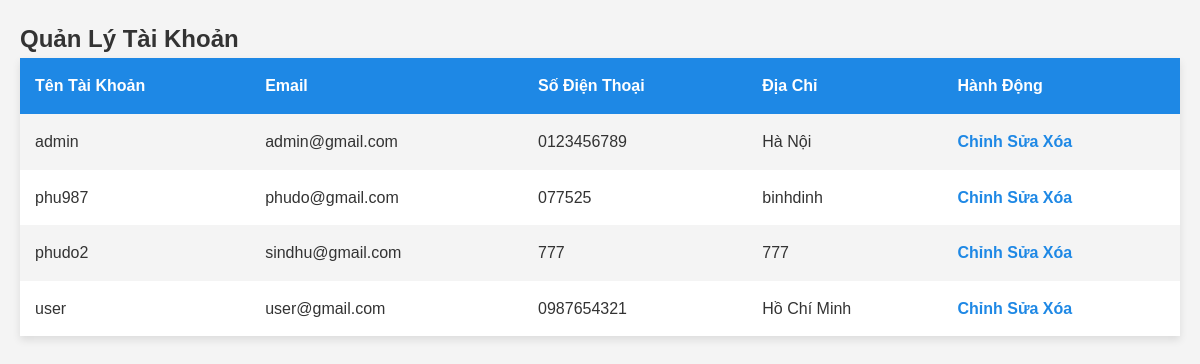
The page /quanly_taikhoan.php (signed in) on the database its author committed.
### tables this page shows
CREATE TABLE `taikhoan` (
  `tentaikhoan` varchar(50) NOT NULL,
  `matkhau` varchar(20) NOT NULL,
  `email` varchar(100) NOT NULL,
  `sdt` varchar(20) NOT NULL,
  `diachi` varchar(100) NOT NULL
);

### quanly_taikhoan.php (the view, shortened to what this page needs)
<?php
include 'db.php';
$sql_accounts = "SELECT * FROM taikhoan";
$result_accounts = mysqli_query($conn, $sql_accounts);
?>
<!DOCTYPE html>
<html lang="en">
<head>
  <link rel="stylesheet" href="css/styles.css">
</head>
<body>
  <h2>Quản Lý Tài Khoản</h2>
  <table>
    <tr>
      <th>Tên Tài Khoản</th>
      <th>Email</th>
      <th>Số Điện Thoại</th>
      <th>Địa Chỉ</th>
      <th>Hành Động</th>
    </tr>
    <?php
    if (mysqli_num_rows($result_accounts) > 0) {
      while($row = mysqli_fetch_assoc($result_accounts)) {
        echo "<tr>";
        echo "<td>" . $row["tentaikhoan"] . "</td>";
        echo "<td>" . $row["email"] . "</td>";
        echo "<td>" . $row["sdt"] . "</td>";
        echo "<td>" . $row["diachi"] . "</td>";
        echo '<td>
                <a href="suataikhoan.php?tentaikhoan=' . $row["tentaikhoan"] . '">Chỉnh Sửa</a>
                <a href="xoataikhoan.php?tentaikhoan=' . $row["tentaikhoan"] . '" onclick="return confirm(\'Bạn có chắc chắn muốn xóa tài khoản này?\');">Xóa</a>
              </td>';
        echo "</tr>";
      }
    } else {
      echo "<tr><td colspan='5'>Không có tài khoản nào.</td></tr>";
    }
    ?>
  </table>
</body>
</html>

### css/styles.css (style rules this page uses)
* { margin: 0; padding: 0; box-sizing: border-box; }
a { color: #333; }
body { font-family: Arial, sans-serif; line-height: 1.6; background-color: #f4f4f4; color: #333; padding: 20px; }
table { width: 100%; border-collapse: collapse; margin-bottom: 2rem; box-shadow: 0 4px 8px rgba(0, 0, 0, 0.1); background-color: white; }
table th, table td { padding: 15px; text-align: left; }
table th { background-color: #1e88e5; color: white; font-weight: bold; }
table tr:nth-child(even) { background-color: #f4f4f4; }
a { color: #1e88e5; text-decoration: none; font-weight: bold; }

### rows shown on the page
taikhoan: tentaikhoan "admin", email "admin@gmail.com", sdt "0123456789", diachi "Hà Nội"
taikhoan: tentaikhoan "phu987", email "phudo@gmail.com", sdt "077525", diachi "binhdinh"
taikhoan: tentaikhoan "phudo2", email "sindhu@gmail.com", sdt "777", diachi "777"
taikhoan: tentaikhoan "user", email "user@gmail.com", sdt "0987654321", diachi "Hồ Chí Minh"
